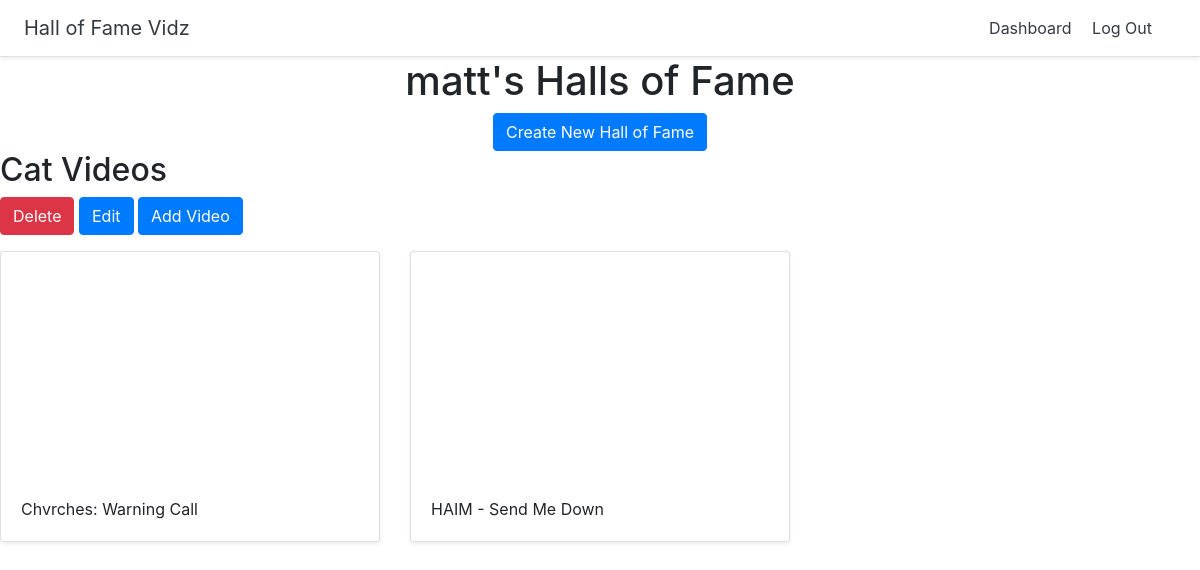
Before: /dashboard (signed in) with the older database file.
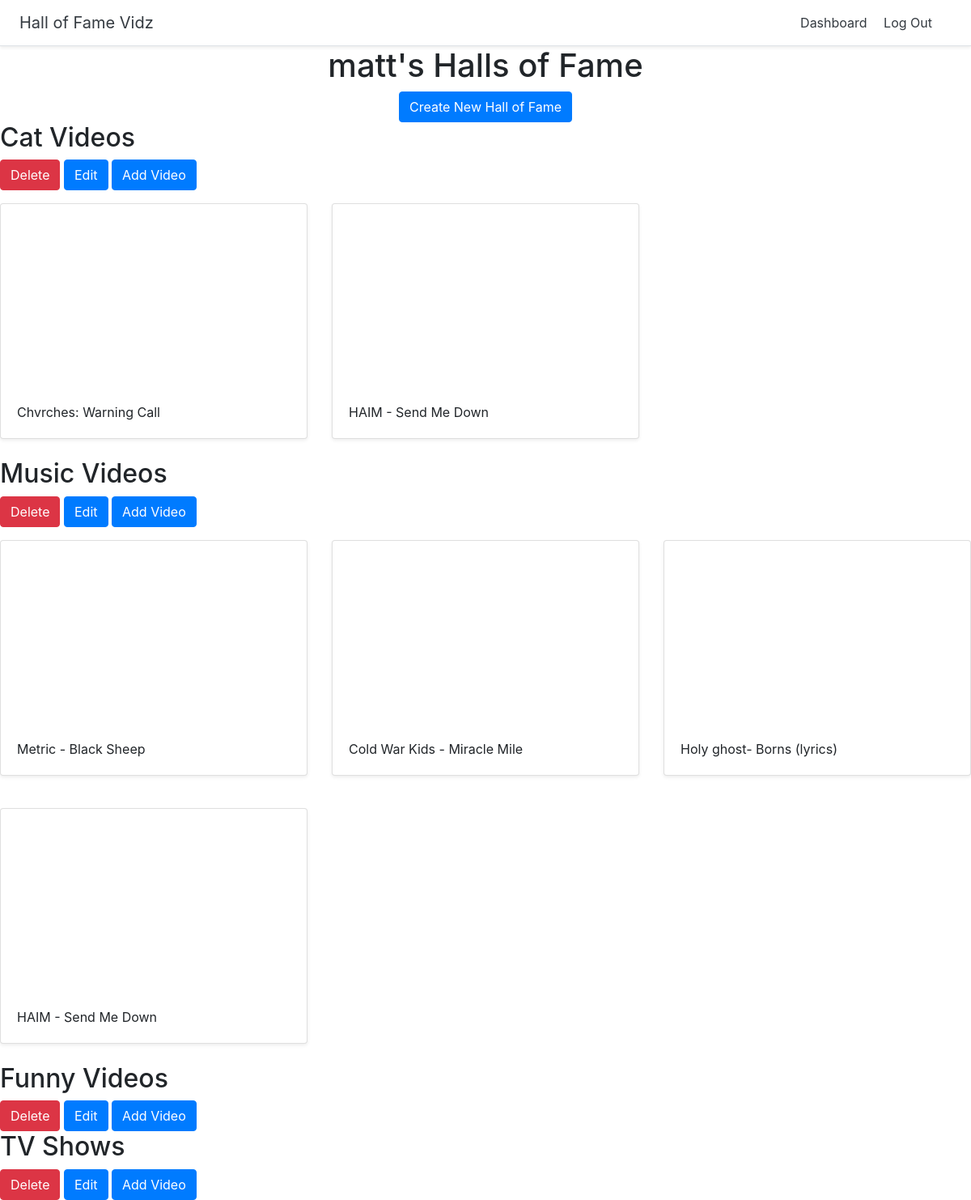
After: the same page with the newer database file.
### halls/models.py (models this page shows)
class Hall(models.Model):
	title = models.CharField(max_length=255)
	user = models.ForeignKey(User, on_delete=models.CASCADE)

class Video(models.Model):
	title = models.CharField(max_length=255)
	url = models.URLField()
	youtube_id = models.CharField(max_length=255)
	hall = models.ForeignKey(Hall, on_delete=models.CASCADE)

### halls/views.py (the view)
# urls.py: path('dashboard', views.dashboard, name='dashboard'),
@login_required
def dashboard(request):
	halls = Hall.objects.filter(user=request.user)
	return render(request, 'halls/dashboard.html', {'halls':halls})

### halls/templates/halls/dashboard.html
{% extends 'halls/base.html' %}
{% block content %}
<div class="conatainer">
	<div class="text-center">
		<h1>{{ user.username }}'s Halls of Fame</h1>
		<a href="{% url 'create_hall' %}" class="btn btn-primary">Create New Hall of Fame</a>
	</div>
	{% for hall in halls %}
	<h2><a href="{% url 'detail_hall' hall.id%}"></a>{{ hall.title }}</h2>
	<a href="{% url 'delete_hall' hall.id %}" class="btn btn-danger">Delete</a>
	<a href="{% url 'update_hall' hall.id %}" class="btn btn-primary">Edit</a>
	<a href="{% url 'add_video' hall.id %}" class="btn btn-primary">Add Video</a>
		<div class="row">
			{% for video in hall.video_set.all %}
				<div class="col-md-4 mt-3">
					<div class="card mb-4 shadow-sm">
						<iframe width="100%" height="225" src="https://www.youtube.com/embed/'{{ video.youtube_id }}" frameborder="0" allow="accelerometer; autoplay; encrypted-media; gyroscope; picture-in-picture" allowfullscreen></iframe>
						<div class="card-body">
							<p class="card-text">{{ video.title }}</p>
						</div>
					</div>
				</div>
			{% endfor %}
		</div>
	{% endfor %}
</div>
{% endblock %}

### halls/templates/halls/base.html (shortened to what this page needs)
<!doctype html>
<html lang="en">
{% load staticfiles %}
<head>
  <link rel="stylesheet" href="https://stackpath.bootstrapcdn.com/bootstrap/4.2.1/css/bootstrap.min.css">
  <link href="{% static 'custom.css' %}" rel="stylesheet">
</head>
<body>
  <div class="d-flex flex-column flex-md-row align-items-center p-3 px-md-4 bg-white border-bottom shadow-sm">
    <h5 class="my-0 mr-md-auto font-weight-normal"><a href="{% url 'home' %}" class="text-dark">Hall of Fame Vidz</a></h5>
    <nav class="my-2 my-md-0 mr-md-3">
      {% if user.is_authenticated %}
      <a class="p-2 text-dark" href="{% url 'dashboard' %}">Dashboard</a>
      <a class="p-2 text-dark" href="{% url 'logout' %}">Log Out</a>
      {% else %}
      <a class="p-2 text-dark" href="{% url 'login' %}">Log In</a>
      {% endif %}
    </nav>
  </div>
  {% block content %}
  {% endblock %}
</body>
</html>

Changed rows visible on the page:
added Hall: title "Music Videos"
added Video: title "Metric - Black Sheep", shown under "Music Videos"
added Video: title "Cold War Kids - Miracle Mile", shown under "Music Videos"
added Video: title "Holy ghost- Borns (lyrics)", shown under "Music Videos"
added Video: title "HAIM - Send Me Down", shown under "Music Videos"
added Hall: title "Funny Videos"
added Hall: title "TV Shows"
